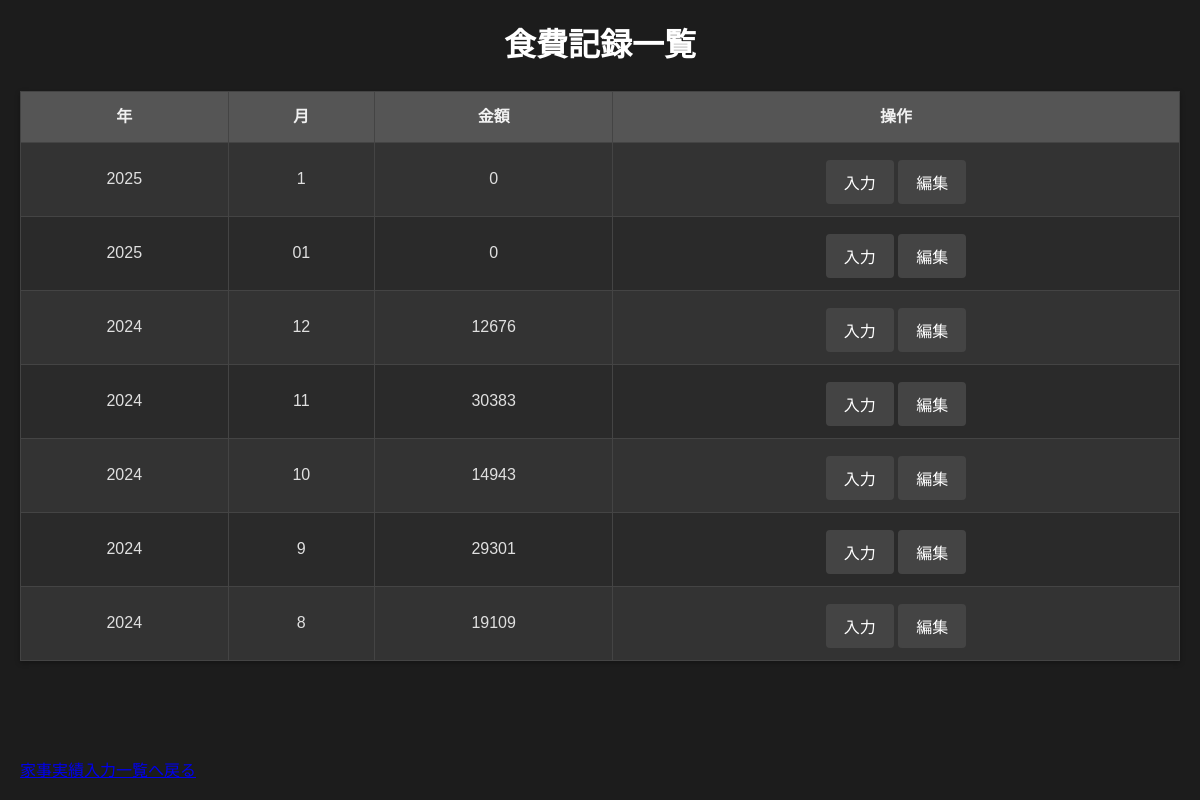
/eat, run on the app's committed database.
### tables this page shows
CREATE TABLE eat (id INTEGER PRIMARY KEY AUTOINCREMENT,year TEXT,month TEXT,amount INTEGER,description TEXT,created_at TIMESTAMP DEFAULT CURRENT_TIMESTAMP, yyyymm TEXT);

### flaskr/main.py (the view)
@app.route('/eat')
def eat():
    insert_eat_record_if_not_exists()
    now = datetime.now()
    current_year = now.year
    current_month = now.month
    formatted_month = str(current_month).zfill(2)  # 月を"00"という書式にする
    if has_eat_details():  # eat_detail が存在するかチェック
        update_eat_amount(current_year, formatted_month)  # 存在する場合のみ update 関数を呼び出す
    records = get_eat_records()
    details = { (record[0], record[1]): get_eat_detail_records(record[0], record[1]) for record in records }
    return render_template(
        'eat.html',
        records=records,
        details=details  # 明細を渡す
    )

### flaskr/main.py (called while the page is built)
def insert_eat_record_if_not_exists():
    create_eat_table()  # テーブルを作成
    eat_insert_current_month_record_if_not_exists()  # 今月のレコードを挿入

def has_eat_details():
    con = sqlite3.connect('database.db')  # データベスに接続
    cur = con.cursor()  # カーソルを作成
    cur.execute("SELECT COUNT(*) FROM eat_detail")
    count = cur.fetchone()[0]  # 結果からレコード数を取得
    con.close()  # データベース接続を閉じる
    return count > 0  # レコードが1件以上ればTrue

def create_eat_table():
    con = sqlite3.connect('database.db')
    cur = con.cursor()
    cur.execute("""
        CREATE TABLE IF NOT EXISTS eat (
            id INTEGER PRIMARY KEY AUTOINCREMENT,
            year INTEGER,
            month TEXT,  -- 月をTEXT型に変更
            amount REAL,
            description TEXT,
            created_at TIMESTAMP DEFAULT CURRENT_TIMESTAMP
        );
    """)
    con.commit()
    con.close()

def eat_insert_current_month_record_if_not_exists():
    con = sqlite3.connect('database.db')
    cur = con.cursor()
    now = datetime.now()
    current_year = now.year
    current_month = now.month
    formatted_month = str(current_month)  # 月をそのまま使用（"00"形式を削除）
    cur.execute("""
        SELECT 1 FROM eat WHERE year = ? AND month = ?
    """, (current_year, formatted_month))
    record_exists = cur.fetchone()
    if not record_exists:
        cur.execute("""
            INSERT INTO eat (year, month, amount, description)
            VALUES (?, ?, ?, ?)
        """, (current_year, formatted_month, 0.0, '初期レコード'))
    con.commit()
    con.close()

def get_eat_records():
    con = sqlite3.connect('database.db')
    cur = con.cursor()
    cur.execute("""
        SELECT year, month, amount, description, created_at
        FROM eat
        ORDER BY created_at DESC
        LIMIT 12
    """)
    records = cur.fetchall()
    con.close()
    return records

def update_eat_amount(year, month):
    conn = sqlite3.connect('database.db')  # データベース接続
    cursor = conn.cursor()
    cursor.execute('''
        UPDATE eat
        SET amount = (
            SELECT COALESCE(SUM(ed.amount), 0)  -- 合計がNULLの場合は0にする
            FROM eat_detail ed
            WHERE ed.year = eat.year AND ed.month = eat.month
        )
    ''')
    conn.commit()  # 変更をコミット
    conn.close()   # 接続を閉じる

### flaskr/templates/eat.html (shortened to what this page needs)
<!DOCTYPE html>
<html lang="ja">
    <head>
        <link rel="stylesheet" href="{{url_for('static',filename='style_eat.css') }}">
    </head>
    <body>
        <h1>食費記録一覧</h1>
        <table border="1">
            <thead>
                <tr>
                    <th>年</th>
                    <th>月</th>
                    <th>金額</th>
                    <th>操作</th>
                </tr>
            </thead>
            <tbody>
                {% for record in records %}
                <tr>
                    <td>{{ record[0] }}</td>
                    <td>{{ record[1] }}</td>
                    <td>{{ record[2] }}</td>
                    <td>
                        <button onclick="showInputForm({{ record[0] }}, {{ record[1] }})">入力</button>
                        <button onclick="toggleDetails({{ record[0] }}, {{ record[1] }})">編集</button>
                    </td>
                </tr>
                {% else %}
                <tr>
                    <td colspan="6">データがありません</td>
                </tr>
                {% endfor %}
            </tbody>
        </table>
        <br>
        <br>
        <br>
        <a href="{{ url_for('index')}}">家事実績入力一覧へ戻る</a>
    </body>
</html>

### flaskr/static/style_eat.css (style rules this page uses)
* { margin: 0; padding: 0; box-sizing: border-box; }
body { font-family: 'Arial', sans-serif; padding: 20px; background-color: #1c1c1c; color: #e0e0e0; line-height: 1.6; }
h1 { text-align: center; margin-bottom: 20px; color: #ffffff; }
table { width: 100%; border-collapse: collapse; margin-bottom: 20px; background-color: #333; box-shadow: 0px 2px 5px rgba(0, 0, 0, 0.3); }
th, td { padding: 12px; text-align: center; border: 1px solid #444; }
thead th { background-color: #555; color: #f1f1f1; font-weight: bold; }
tbody tr:nth-child(even) { background-color: #2a2a2a; }
button { padding: 10px 18px; margin-top: 5px; color: #ffffff; background-color: #444; border: none; border-radius: 4px; cursor: pointer; }
input, button, select, textarea { font-size: 16px; }

### data on the page
eat: year "2025", month "1", amount "0"
eat: year "2025", month "01", amount "0"
eat: year "2024", month "12", amount "12676"
eat: year "2024", month "11", amount "30383"
eat: year "2024", month "10", amount "14943"
eat: year "2024", month "9", amount "29301"
eat: year "2024", month "8", amount "19109"
